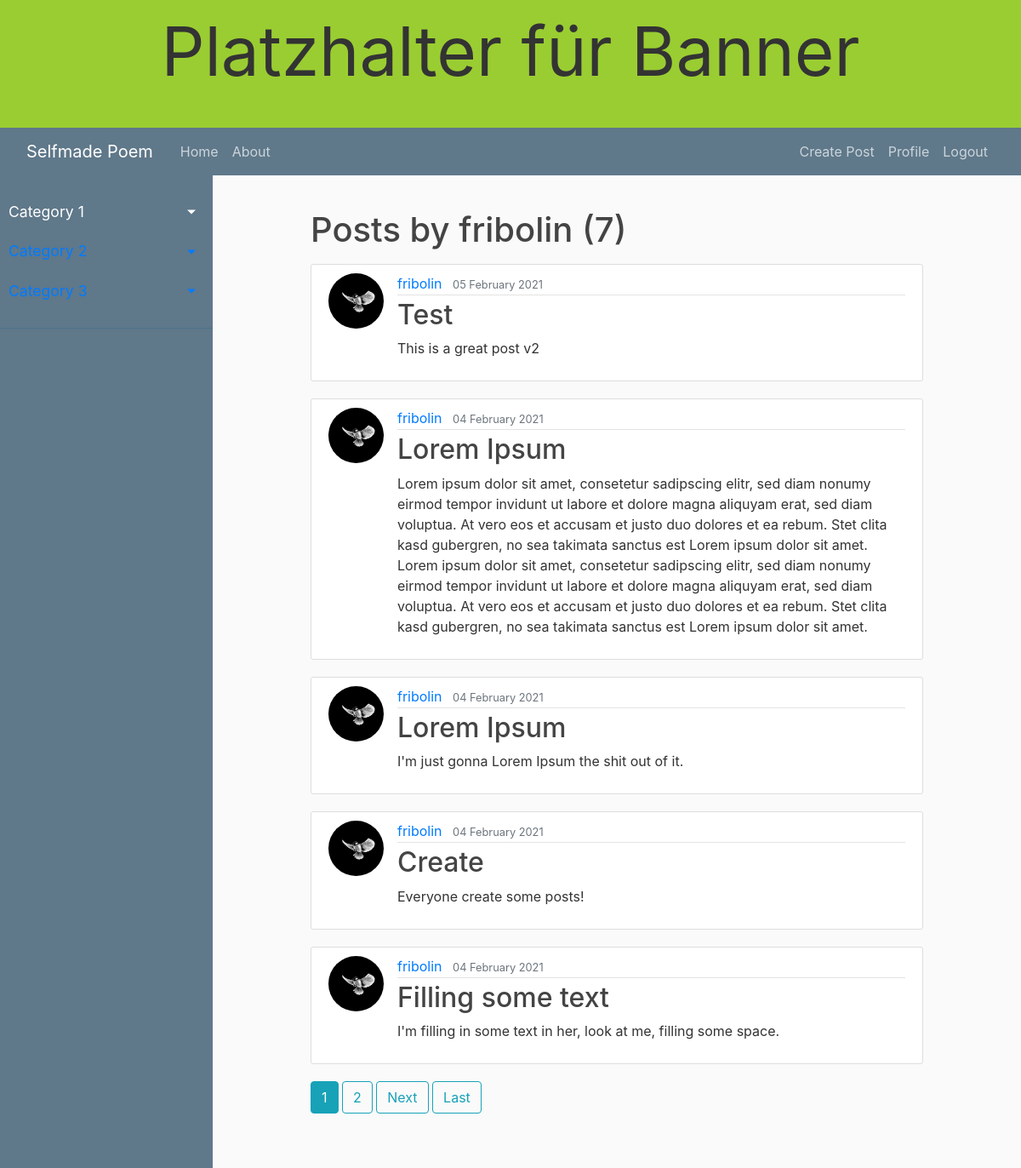
/user/fribolin (signed in), run on an earlier commit of the app's database.
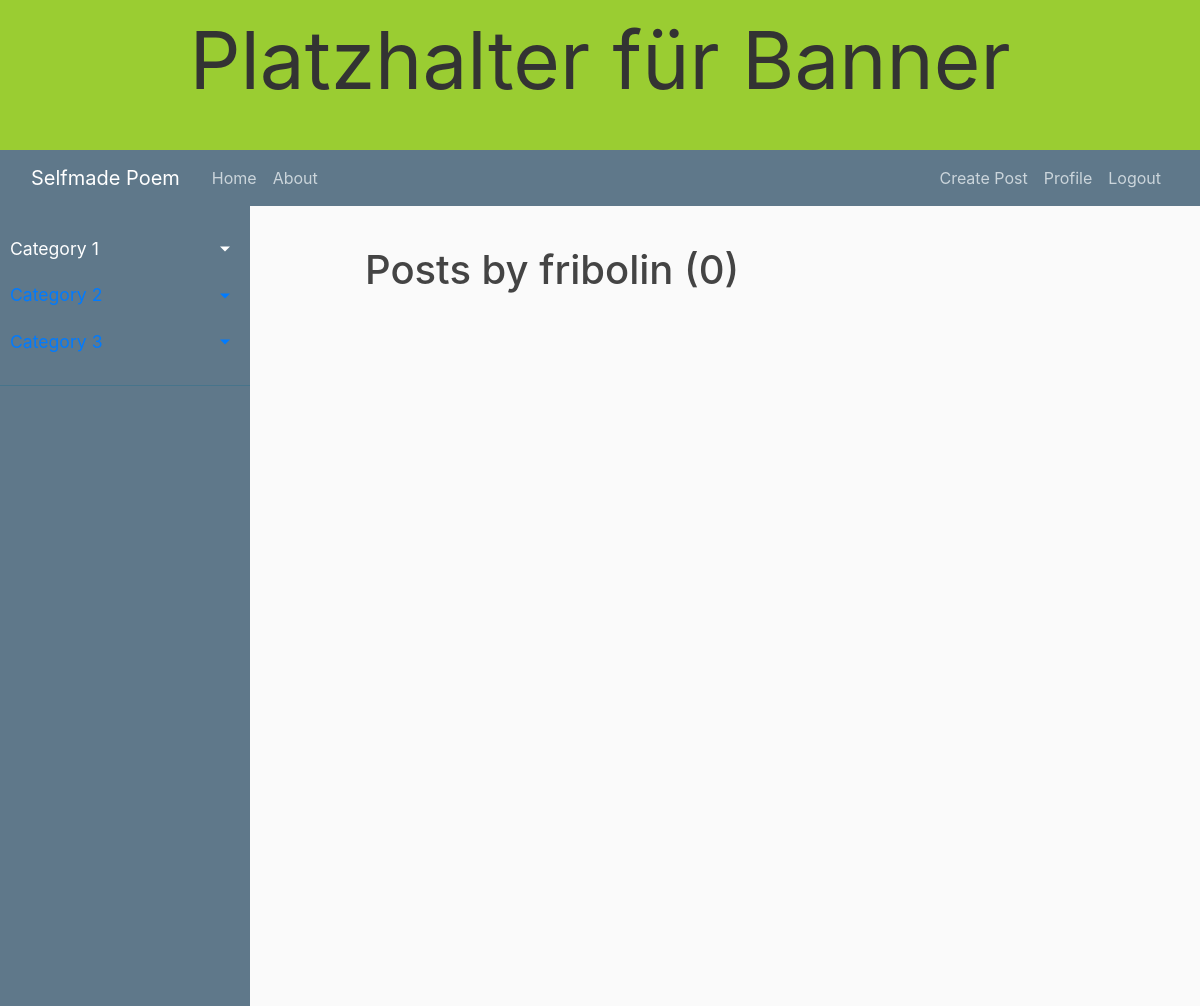
And on a later commit of the database.
### blog/models.py (models this page shows, shortened)
class Post(models.Model):
    title = models.CharField(max_length = 100)
    content = models.TextField()
    date_posted = models.DateTimeField(default = timezone.now)
    category = models.CharField(max_length = 30, choices=Category.choices, default="")
    author = models.ForeignKey(User, on_delete=models.CASCADE)
    comments = models.ManyToManyField(Comment)

### users/models.py (models this page shows, shortened)
class Profile(models.Model):
    user = models.OneToOneField(User, on_delete = models.CASCADE)
    image = models.ImageField(default = "default.jpg", upload_to = "profile_pics")
    favorites = models.ManyToManyField(Post)

### blog/views.py (the view)
# urls.py: path('user/<str:username>', UserPostListView.as_view() , name = 'user-posts'),
class UserPostListView(ListView):
    model = Post
    template_name = "blog/user_posts.html"
    context_object_name = 'posts'
    paginate_by = 5
    def get_queryset(self):
        user = get_object_or_404(User, username = self.kwargs.get("username"))
        return Post.objects.filter(author = user).order_by('-date_posted')

### blog/templates/blog/user_posts.html (shortened to what this page needs)
{% extends 'blog/base.html' %}
{%block content%}
    <h1 class = "mb-3">Posts by {{ view.kwargs.username }} ({{ page_obj.paginator.count }})</h1>
    {% for post in posts %}
        <article class="media content-section">
            <img class = "rounded-circle article-img"  src= "{{post.author.profile.image.url }}">
            <div class="media-body">
            <div class="article-metadata">
                <a class="mr-2" href="{% url 'user-posts' post.author.username %}">{{ post.author }}</a>
                <small class="text-muted">{{ post.date_posted|date:"d F Y" }}</small>
            </div>
            <h2><a class="article-title" href="{% url 'post-detail' post.id %}">{{ post.title }}</a></h2>
            <p class="article-content">{{ post.content }}</p>
            </div>
        </article>
    {%endfor%}
    {% if is_paginated %}
        {% for num in page_obj.paginator.page_range %}
            {% if page_obj.number == num %}
                <a class = "btn btn-info mb-4" href = "?page={{num}}">{{ num }}</a>
            {% elif num > page_obj.number|add:'-3' and num < page_obj.number|add:'3' %}
                <a class = "btn btn-outline-info mb-4" href = "?page={{num}}">{{ num }}</a>
            {% endif %}
        {% endfor %}
        {% if page_obj.has_next %}
            <a class = "btn btn-outline-info mb-4" href = "?page={{page_obj.next_page_number}}">Next</a>
            <a class = "btn btn-outline-info mb-4" href = "?page={{page_obj.paginator.num_pages}}">Last</a>
        {% endif %}
    {% endif %}
{%endblock content%}

What changed in the data, as far as the page shows it:
removed Post: author.profile.image (picture), author "fribolin", date_posted "05 February 2021", title "Test", content "This is a great post v2"
removed Post: author.profile.image (picture), author "fribolin", date_posted "04 February 2021", title "Lorem Ipsum", content "Lorem ipsum dolor sit amet, consetetur sadipscing elitr, sed diam nonumy eirmod tempor invidunt ut labore et dolore magna aliquyam erat, sed diam voluptua. At vero eos et accusam et justo duo dolores et ea rebum. Stet clita kasd gubergren, no sea takimata sanctus est Lorem ipsum dolor sit amet. Lorem ipsum dolor sit amet, consetetur sadipscing elitr, sed diam nonumy eirmod tempor invidunt ut labore et dolore magna aliquyam erat, sed diam voluptua. At vero eos et accusam et justo duo dolores et ea rebum. Stet clita kasd gubergren, no sea takimata sanctus est Lorem ipsum dolor sit amet."
removed Post: author.profile.image (picture), author "fribolin", date_posted "04 February 2021", title "Lorem Ipsum", content "I'm just gonna Lorem Ipsum the shit out of it."
removed Post: author.profile.image (picture), author "fribolin", date_posted "04 February 2021", title "Create", content "Everyone create some posts!"
removed Post: author.profile.image (picture), author "fribolin", date_posted "04 February 2021", title "Filling some text", content "I'm filling in some text in her, look at me, filling some space."
Also different on the page:
{{ page_obj.paginator.count }}: "7" → "0"
list line gone: "1"
list line gone: "2"
text no longer shown: "Next Last"
